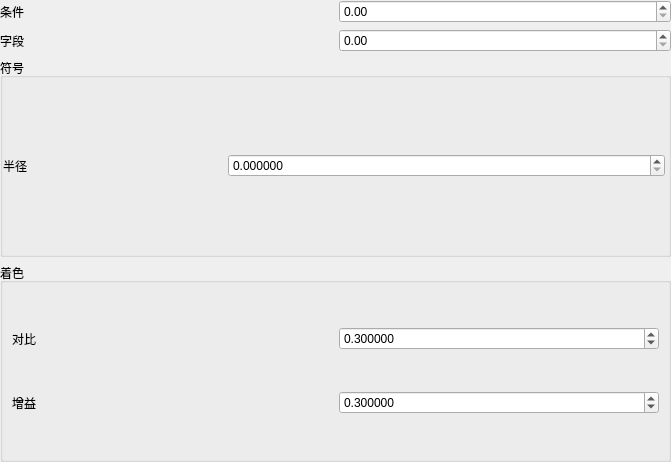
<?xml version="1.0" encoding="UTF-8"?>
<ui version="4.0">
 <class>QgsPointCloud3DRendererPropsDialogBase</class>
 <widget class="QgsPanelWidget" name="QgsPointCloud3DRendererPropsDialogBase">
  <property name="geometry">
   <rect>
    <x>0</x>
    <y>0</y>
    <width>671</width>
    <height>462</height>
   </rect>
  </property>
  <property name="windowTitle">
   <string>Renderer Settings</string>
  </property>
  <layout class="QVBoxLayout" name="verticalLayout_5">
   <property name="leftMargin">
    <number>0</number>
   </property>
   <property name="topMargin">
    <number>0</number>
   </property>
   <property name="rightMargin">
    <number>0</number>
   </property>
   <property name="bottomMargin">
    <number>0</number>
   </property>
   <item>
    <widget class="QStackedWidget" name="mainStack">
     <widget class="QWidget" name="page">
      <layout class="QVBoxLayout" name="verticalLayout_4">
       <property name="leftMargin">
        <number>0</number>
       </property>
       <property name="topMargin">
        <number>0</number>
       </property>
       <property name="rightMargin">
        <number>0</number>
       </property>
       <property name="bottomMargin">
        <number>0</number>
       </property>
       <item>
        <layout class="QVBoxLayout" name="verticalLayout_2">
         <item>
          <layout class="QGridLayout" name="gridLayout_3">
           <item row="0" column="0">
            <widget class="QLabel" name="label_2">
             <property name="text">
              <string>条件</string>
             </property>
            </widget>
           </item>
           <item row="0" column="1">
            <widget class="QDoubleSpinBox" name="doubleSpinBox"/>
           </item>
           <item row="1" column="0">
            <widget class="QLabel" name="label_3">
             <property name="text">
              <string>字段</string>
             </property>
            </widget>
           </item>
           <item row="1" column="1">
            <widget class="QDoubleSpinBox" name="doubleSpinBox_2"/>
           </item>
          </layout>
         </item>
         <item>
          <widget class="QGroupBox" name="mLayerRenderingGroupBox_2">
           <property name="title">
            <string>符号</string>
           </property>
           <property name="flat">
            <bool>true</bool>
           </property>
           <property name="checkable">
            <bool>false</bool>
           </property>
           <layout class="QGridLayout" name="gridLayout_2">
            <property name="leftMargin">
             <number>0</number>
            </property>
            <property name="rightMargin">
             <number>3</number>
            </property>
            <item row="0" column="0">
             <widget class="QLabel" name="lblTransparency_4">
              <property name="text">
               <string>半径</string>
              </property>
             </widget>
            </item>
            <item row="0" column="1" colspan="2">
             <widget class="QgsDoubleSpinBox" name="mPointSizeSpinBox">
              <property name="decimals">
               <number>6</number>
              </property>
              <property name="maximum">
               <double>99999999999.000000000000000</double>
              </property>
             </widget>
            </item>
           </layout>
          </widget>
         </item>
         <item>
          <widget class="QGroupBox" name="mLayerRenderingGroupBox">
           <property name="title">
            <string>着色</string>
           </property>
           <property name="flat">
            <bool>true</bool>
           </property>
           <property name="checkable">
            <bool>false</bool>
           </property>
           <layout class="QGridLayout" name="gridLayout">
            <item row="0" column="0">
             <widget class="QLabel" name="label">
              <property name="text">
               <string>对比</string>
              </property>
             </widget>
            </item>
            <item row="0" column="1">
             <widget class="QgsDoubleSpinBox" name="duibiSpinBox">
              <property name="decimals">
               <number>6</number>
              </property>
              <property name="maximum">
               <double>99999999999.000000000000000</double>
              </property>
              <property name="value">
               <double>0.300000000000000</double>
              </property>
             </widget>
            </item>
            <item row="1" column="0">
             <widget class="QLabel" name="zengyilabel">
              <property name="text">
               <string>增益</string>
              </property>
             </widget>
            </item>
            <item row="1" column="1">
             <widget class="QgsDoubleSpinBox" name="zengyiSpinBox">
              <property name="decimals">
               <number>6</number>
              </property>
              <property name="maximum">
               <double>99999999999.000000000000000</double>
              </property>
              <property name="value">
               <double>0.300000000000000</double>
              </property>
             </widget>
            </item>
           </layout>
          </widget>
         </item>
        </layout>
       </item>
      </layout>
     </widget>
    </widget>
   </item>
  </layout>
 </widget>
 <customwidgets>
  <customwidget>
   <class>QgsDoubleSpinBox</class>
   <extends>QDoubleSpinBox</extends>
   <header>qgsdoublespinbox.h</header>
  </customwidget>
  <customwidget>
   <class>QgsPanelWidget</class>
   <extends>QWidget</extends>
   <header>qgspanelwidget.h</header>
   <container>1</container>
  </customwidget>
 </customwidgets>
 <resources/>
 <connections/>
</ui>
